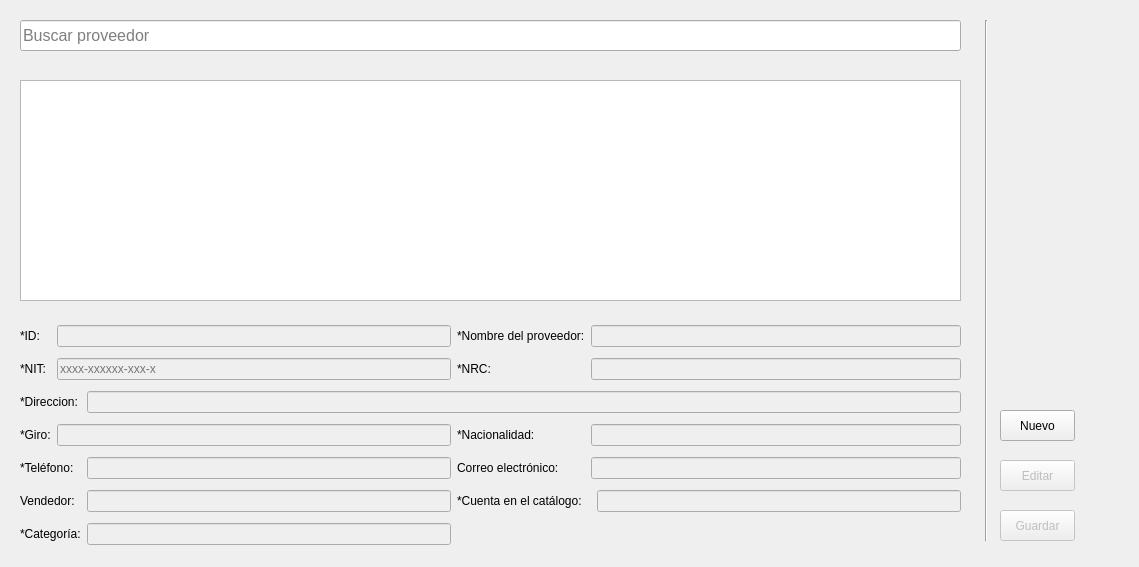
<?xml version="1.0" encoding="UTF-8"?>
<ui version="4.0">
 <class>Proveedores</class>
 <widget class="QWidget" name="Proveedores">
  <property name="geometry">
   <rect>
    <x>0</x>
    <y>0</y>
    <width>1139</width>
    <height>567</height>
   </rect>
  </property>
  <property name="windowTitle">
   <string>Proveedores</string>
  </property>
  <widget class="QPushButton" name="btn_save">
   <property name="enabled">
    <bool>false</bool>
   </property>
   <property name="geometry">
    <rect>
     <x>1000</x>
     <y>510</y>
     <width>75</width>
     <height>31</height>
    </rect>
   </property>
   <property name="text">
    <string>Guardar</string>
   </property>
  </widget>
  <widget class="Line" name="line">
   <property name="geometry">
    <rect>
     <x>976</x>
     <y>20</y>
     <width>20</width>
     <height>521</height>
    </rect>
   </property>
   <property name="orientation">
    <enum>Qt::Vertical</enum>
   </property>
  </widget>
  <widget class="QLineEdit" name="lineEdit">
   <property name="geometry">
    <rect>
     <x>20</x>
     <y>20</y>
     <width>941</width>
     <height>31</height>
    </rect>
   </property>
   <property name="font">
    <font>
     <pointsize>12</pointsize>
    </font>
   </property>
   <property name="inputMask">
    <string/>
   </property>
   <property name="text">
    <string/>
   </property>
   <property name="placeholderText">
    <string>Buscar proveedor</string>
   </property>
  </widget>
  <widget class="QTableView" name="tableViewProviders">
   <property name="geometry">
    <rect>
     <x>20</x>
     <y>80</y>
     <width>941</width>
     <height>221</height>
    </rect>
   </property>
  </widget>
  <widget class="QPushButton" name="btn_new">
   <property name="geometry">
    <rect>
     <x>1000</x>
     <y>410</y>
     <width>75</width>
     <height>31</height>
    </rect>
   </property>
   <property name="text">
    <string>Nuevo</string>
   </property>
  </widget>
  <widget class="QPushButton" name="btn_edit">
   <property name="enabled">
    <bool>false</bool>
   </property>
   <property name="geometry">
    <rect>
     <x>1000</x>
     <y>460</y>
     <width>75</width>
     <height>31</height>
    </rect>
   </property>
   <property name="text">
    <string>Editar</string>
   </property>
  </widget>
  <widget class="QWidget" name="">
   <property name="geometry">
    <rect>
     <x>20</x>
     <y>320</y>
     <width>941</width>
     <height>231</height>
    </rect>
   </property>
   <layout class="QGridLayout" name="gridLayout">
    <item row="0" column="0">
     <widget class="QLabel" name="idLabel">
      <property name="text">
       <string>*ID:</string>
      </property>
     </widget>
    </item>
    <item row="0" column="1" colspan="2">
     <widget class="QLineEdit" name="idLineEdit">
      <property name="enabled">
       <bool>false</bool>
      </property>
     </widget>
    </item>
    <item row="0" column="3">
     <widget class="QLabel" name="nombreDelProveedorLabel">
      <property name="text">
       <string>*Nombre del proveedor:</string>
      </property>
     </widget>
    </item>
    <item row="0" column="4" colspan="2">
     <widget class="QLineEdit" name="nombreDelProveedorLineEdit">
      <property name="enabled">
       <bool>false</bool>
      </property>
     </widget>
    </item>
    <item row="1" column="0">
     <widget class="QLabel" name="nitLabel">
      <property name="text">
       <string>*NIT:</string>
      </property>
     </widget>
    </item>
    <item row="1" column="1" colspan="2">
     <widget class="QLineEdit" name="nitLineEdit">
      <property name="enabled">
       <bool>false</bool>
      </property>
      <property name="maxLength">
       <number>17</number>
      </property>
      <property name="placeholderText">
       <string>xxxx-xxxxxx-xxx-x</string>
      </property>
      <property name="clearButtonEnabled">
       <bool>false</bool>
      </property>
     </widget>
    </item>
    <item row="1" column="3">
     <widget class="QLabel" name="nrcLabel">
      <property name="text">
       <string>*NRC:</string>
      </property>
     </widget>
    </item>
    <item row="1" column="4" colspan="2">
     <widget class="QLineEdit" name="nrcLineEdit">
      <property name="enabled">
       <bool>false</bool>
      </property>
     </widget>
    </item>
    <item row="2" column="0" colspan="2">
     <widget class="QLabel" name="direccionLabel">
      <property name="text">
       <string>*Direccion:</string>
      </property>
     </widget>
    </item>
    <item row="2" column="2" colspan="4">
     <widget class="QLineEdit" name="direccionLineEdit">
      <property name="enabled">
       <bool>false</bool>
      </property>
     </widget>
    </item>
    <item row="3" column="0">
     <widget class="QLabel" name="giroLabel">
      <property name="text">
       <string>*Giro:</string>
      </property>
     </widget>
    </item>
    <item row="3" column="1" colspan="2">
     <widget class="QLineEdit" name="giroLineEdit">
      <property name="enabled">
       <bool>false</bool>
      </property>
     </widget>
    </item>
    <item row="3" column="3">
     <widget class="QLabel" name="nacionalidadLabel">
      <property name="text">
       <string>*Nacionalidad:</string>
      </property>
     </widget>
    </item>
    <item row="3" column="4" colspan="2">
     <widget class="QLineEdit" name="nacionalidadLineEdit">
      <property name="enabled">
       <bool>false</bool>
      </property>
     </widget>
    </item>
    <item row="4" column="0" colspan="2">
     <widget class="QLabel" name="telefonoLabel">
      <property name="text">
       <string>*Teléfono:</string>
      </property>
     </widget>
    </item>
    <item row="4" column="2">
     <widget class="QLineEdit" name="telefonoLineEdit">
      <property name="enabled">
       <bool>false</bool>
      </property>
     </widget>
    </item>
    <item row="4" column="3">
     <widget class="QLabel" name="correoElectronicoLabel">
      <property name="text">
       <string>Correo electrónico:</string>
      </property>
     </widget>
    </item>
    <item row="4" column="4" colspan="2">
     <widget class="QLineEdit" name="correoElectronicoLineEdit">
      <property name="enabled">
       <bool>false</bool>
      </property>
     </widget>
    </item>
    <item row="5" column="0" colspan="2">
     <widget class="QLabel" name="vendedorLabel">
      <property name="text">
       <string>Vendedor:</string>
      </property>
     </widget>
    </item>
    <item row="5" column="2">
     <widget class="QLineEdit" name="vendedorLineEdit">
      <property name="enabled">
       <bool>false</bool>
      </property>
     </widget>
    </item>
    <item row="5" column="3" colspan="2">
     <widget class="QLabel" name="cuentaEnElCatalogoLabel">
      <property name="text">
       <string>*Cuenta en el catálogo:</string>
      </property>
     </widget>
    </item>
    <item row="5" column="5">
     <widget class="QLineEdit" name="cuentaEnElCatalogoLineEdit">
      <property name="enabled">
       <bool>false</bool>
      </property>
     </widget>
    </item>
    <item row="6" column="0" colspan="2">
     <widget class="QLabel" name="label">
      <property name="text">
       <string>*Categoría:</string>
      </property>
     </widget>
    </item>
    <item row="6" column="2">
     <widget class="QLineEdit" name="categoriaLineEdit">
      <property name="enabled">
       <bool>false</bool>
      </property>
     </widget>
    </item>
   </layout>
  </widget>
 </widget>
 <resources/>
 <connections/>
</ui>
